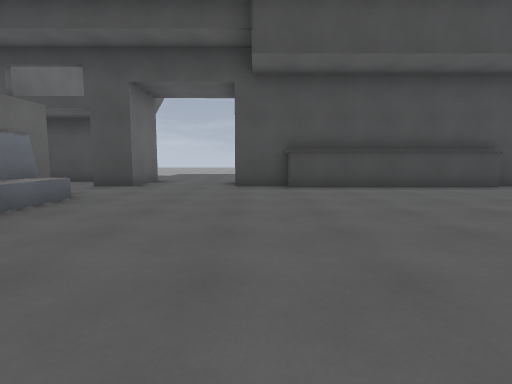
view 1 (above)

16 first-person views from a walk through a level from a Godot 3-D game. The camera is 1.2 m above the floor, tilts 6° down and sees 80° across. The floor is counted in squares, 2 m on a side. Each view is taken from the middle of a square. On the plan, view 1 faces up. The plan holds only what a view shows up to about 9 squares ahead; the rest is blank. The place goes on beyond the plan. Flat picture figures and markers are not drawn. Characters and animated objects are not drawn. Some surface patterns are stand-ins.

view 2
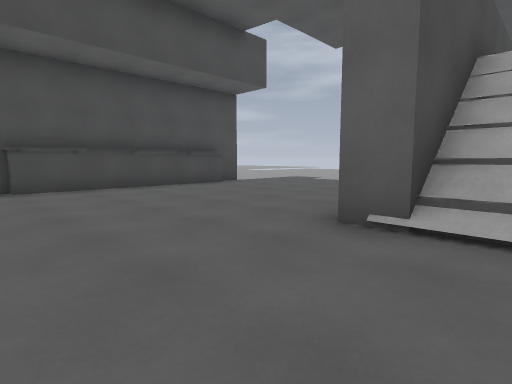

view 3
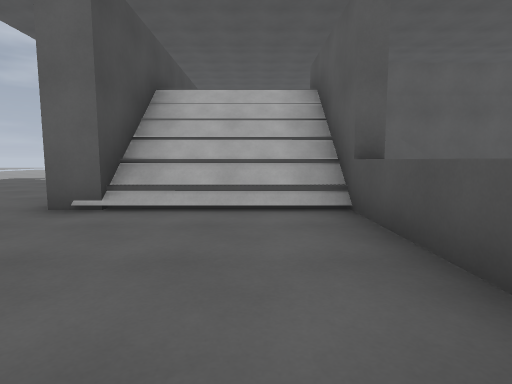

view 4
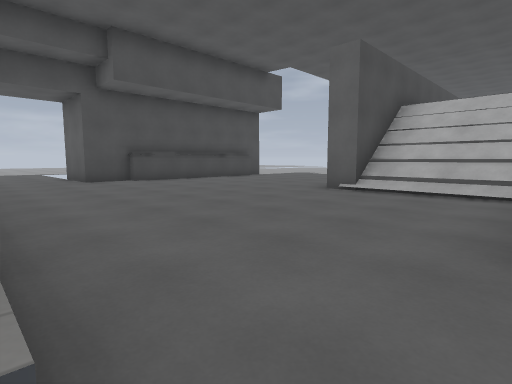

view 5
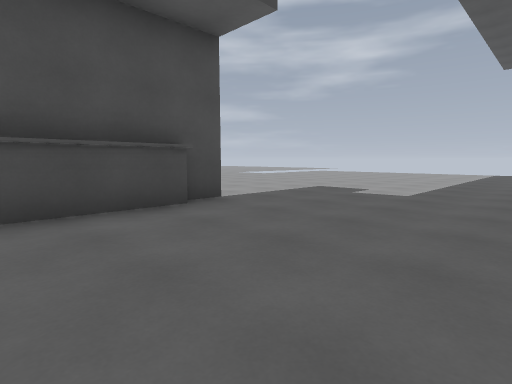

view 6
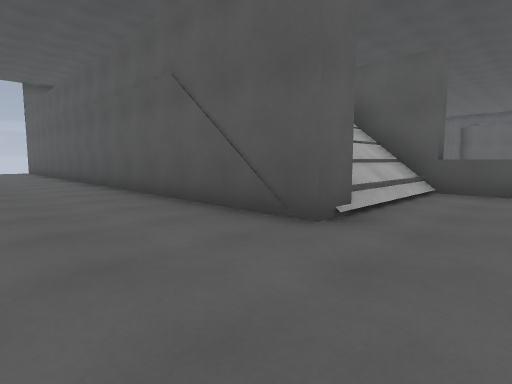

view 7
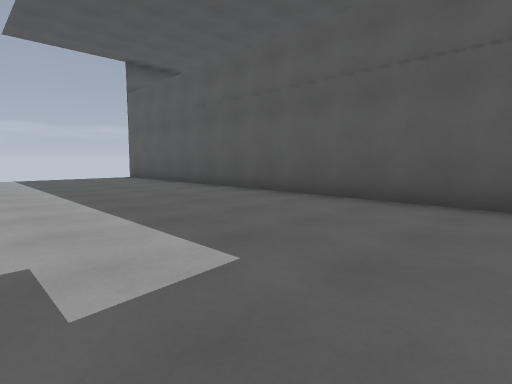

view 8
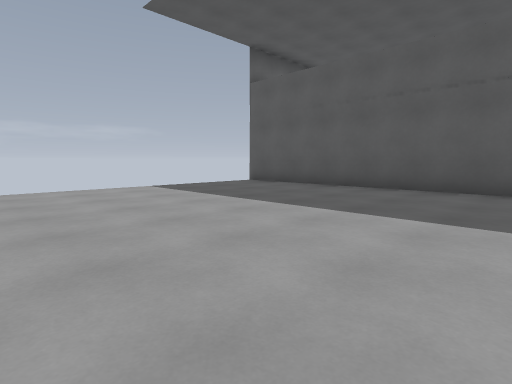

view 9
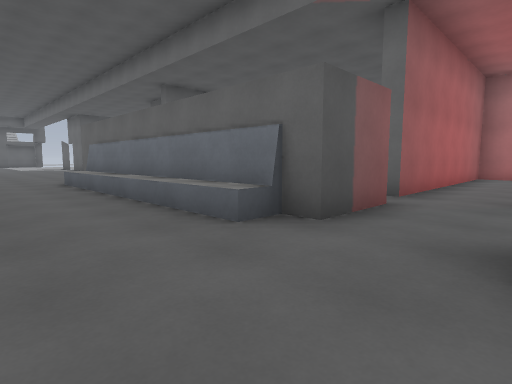

view 10
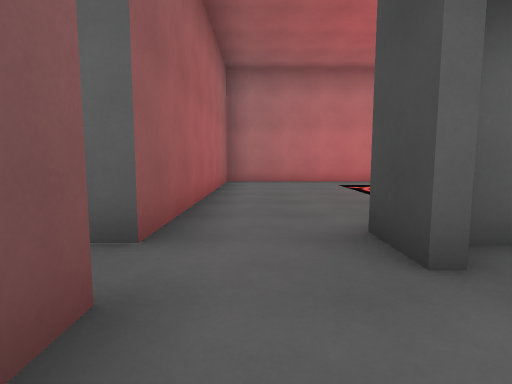

view 11
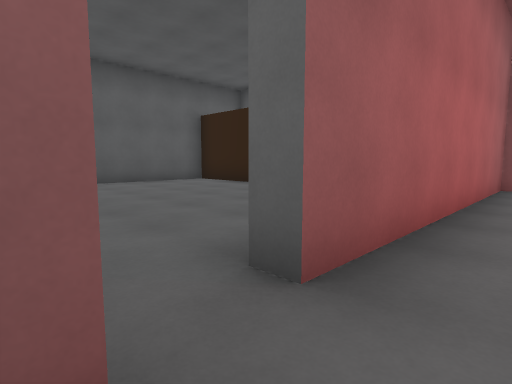

view 12
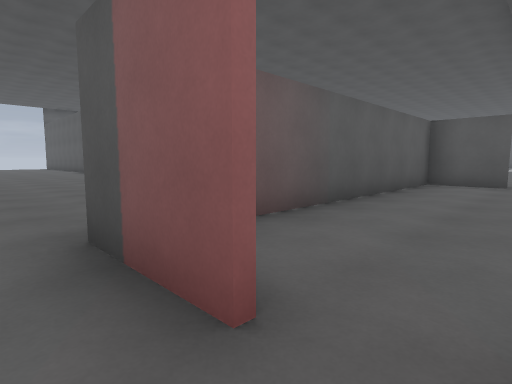

view 13
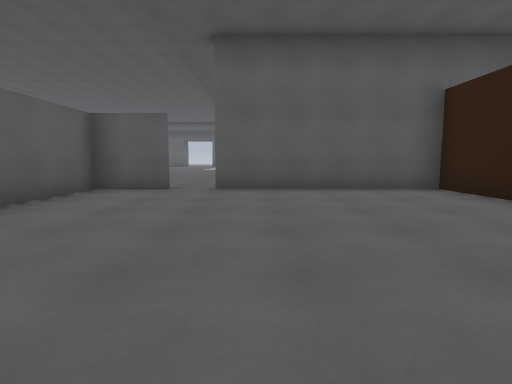

view 14
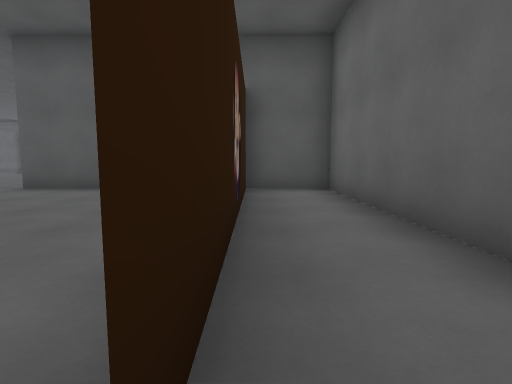

view 15
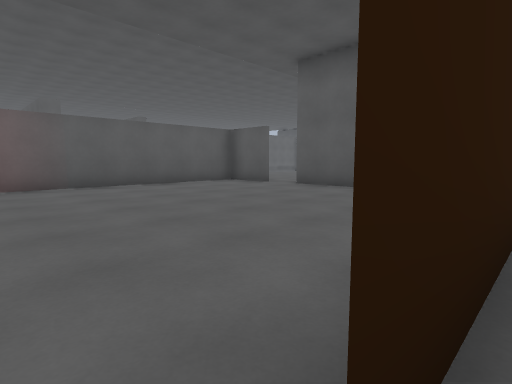

view 16
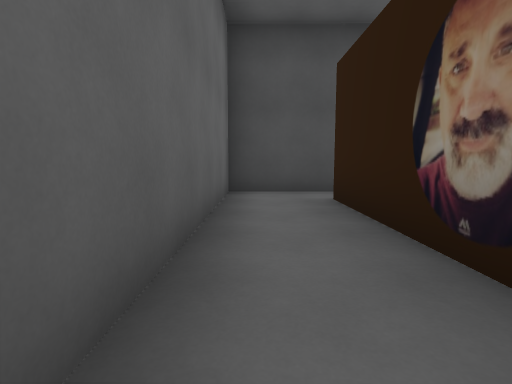

### Floor plan
Ten units are one square. View 1 is at (0, 0); x grows to the right and y downward. Boxes are objects, and circles mark ways between rooms. Rooms are numbered by the first view taken in them; rooms with no view inside come last. Other rooms are left out.
<svg viewBox="-130 -90 309 235">
<path fill="none" stroke="#000" d="M61 -69 -5 -69 -5 -84M55 -67 6 -67M66 -9 25 -9M26 -5 26 -15 174 -15M2 21 57 21M-35 -53 -35 14M-36 -48 -29 -48M-29 -85 -29 -69 -37 -69M-29 -48 -29 15M-35 14 -35 24M-44 -84 -58 -84M-52 -53 -35 -53M-55 -69 -66 -69M-125 -85 -125 -52 -62 -52 -62 -47M-108 18 -108 23M-53 21 -37 21 -37 -38M-104 -48 -125 -48 -125 21 -61 21"/>
<circle cx="-20" cy="20" r="3" fill="#2a7"/>
<circle cx="-40" cy="-60" r="3" fill="#2a7"/>
<circle cx="-60" cy="20" r="3" fill="#2a7"/>
<circle cx="-60" cy="-60" r="3" fill="#2a7"/>
<circle cx="-60" cy="-50" r="3" fill="#2a7"/>
<text x="70" y="-40">1</text>
<text x="-40" y="140">2</text>
<text x="-50" y="-70">3</text>
<text x="-90" y="-70">4</text>
<text x="-80" y="-10">5</text>
</svg>
Room 1 opens to room 2. Room 1 opens to room 3. Room 2 opens to room 5. Room 3 opens to room 4. Room 4 opens to room 5.

Where each view was taken, in squares from view 1:
view 1: 0 up, 0 right, facing up
view 2: 0 up, 0 right, facing up-right
view 3: 1 down, 1 left, facing right
view 4: 2 down, 3 left, facing up-right
view 5: 3 up, 3 right, facing up-right
view 6: 4 up, 1 right, facing down-right
view 7: 6 up, 7 right, facing down-right
view 8: 8 up, 11 right, facing down-right
view 9: 7 up, 1 left, facing down-left
view 10: 6 up, 4 left, facing left
view 11: 6 up, 5 left, facing down-left
view 12: 6 up, 6 left, facing down-right
view 13: 4 up, 7 left, facing down
view 14: 4 up, 11 left, facing down
view 15: 4 up, 11 left, facing down-right
view 16: 1 down, 12 left, facing up
